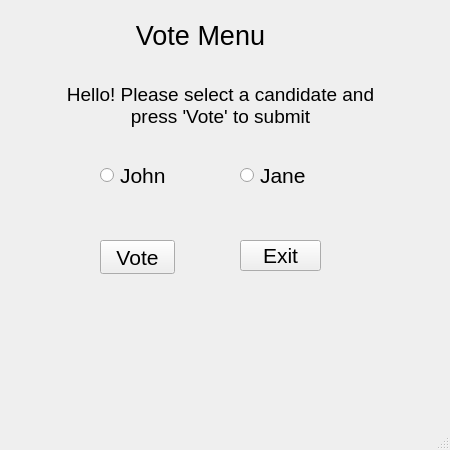
<?xml version="1.0" encoding="UTF-8"?>
<ui version="4.0">
 <class>VoteMenu</class>
 <widget class="QMainWindow" name="VoteMenu">
  <property name="geometry">
   <rect>
    <x>0</x>
    <y>0</y>
    <width>450</width>
    <height>450</height>
   </rect>
  </property>
  <property name="minimumSize">
   <size>
    <width>450</width>
    <height>450</height>
   </size>
  </property>
  <property name="maximumSize">
   <size>
    <width>450</width>
    <height>450</height>
   </size>
  </property>
  <property name="font">
   <font>
    <pointsize>8</pointsize>
   </font>
  </property>
  <property name="windowTitle">
   <string>MainWindow</string>
  </property>
  <widget class="QWidget" name="centralwidget">
   <widget class="QLabel" name="vote_title">
    <property name="geometry">
     <rect>
      <x>50</x>
      <y>10</y>
      <width>301</width>
      <height>51</height>
     </rect>
    </property>
    <property name="font">
     <font>
      <pointsize>20</pointsize>
     </font>
    </property>
    <property name="text">
     <string>Vote Menu</string>
    </property>
    <property name="alignment">
     <set>Qt::AlignCenter</set>
    </property>
   </widget>
   <widget class="QPushButton" name="vote_button">
    <property name="geometry">
     <rect>
      <x>100</x>
      <y>240</y>
      <width>75</width>
      <height>34</height>
     </rect>
    </property>
    <property name="font">
     <font>
      <pointsize>16</pointsize>
     </font>
    </property>
    <property name="text">
     <string>Vote</string>
    </property>
   </widget>
   <widget class="QRadioButton" name="vote_john">
    <property name="geometry">
     <rect>
      <x>100</x>
      <y>160</y>
      <width>67</width>
      <height>30</height>
     </rect>
    </property>
    <property name="font">
     <font>
      <pointsize>16</pointsize>
     </font>
    </property>
    <property name="text">
     <string>John</string>
    </property>
   </widget>
   <widget class="QRadioButton" name="vote_jane">
    <property name="geometry">
     <rect>
      <x>240</x>
      <y>160</y>
      <width>66</width>
      <height>30</height>
     </rect>
    </property>
    <property name="font">
     <font>
      <pointsize>16</pointsize>
     </font>
    </property>
    <property name="text">
     <string>Jane</string>
    </property>
   </widget>
   <widget class="QLabel" name="intro_label">
    <property name="geometry">
     <rect>
      <x>60</x>
      <y>70</y>
      <width>321</width>
      <height>71</height>
     </rect>
    </property>
    <property name="font">
     <font>
      <pointsize>14</pointsize>
     </font>
    </property>
    <property name="text">
     <string>Hello! Please select a candidate and press 'Vote' to submit</string>
    </property>
    <property name="alignment">
     <set>Qt::AlignCenter</set>
    </property>
    <property name="wordWrap">
     <bool>true</bool>
    </property>
   </widget>
   <widget class="QLabel" name="exit_label">
    <property name="geometry">
     <rect>
      <x>40</x>
      <y>290</y>
      <width>371</width>
      <height>121</height>
     </rect>
    </property>
    <property name="font">
     <font>
      <pointsize>15</pointsize>
     </font>
    </property>
    <property name="text">
     <string/>
    </property>
    <property name="alignment">
     <set>Qt::AlignCenter</set>
    </property>
    <property name="wordWrap">
     <bool>true</bool>
    </property>
   </widget>
   <widget class="QPushButton" name="exit_button_2">
    <property name="geometry">
     <rect>
      <x>240</x>
      <y>240</y>
      <width>81</width>
      <height>31</height>
     </rect>
    </property>
    <property name="font">
     <font>
      <pointsize>16</pointsize>
     </font>
    </property>
    <property name="text">
     <string>Exit</string>
    </property>
   </widget>
  </widget>
  <widget class="QStatusBar" name="statusbar"/>
 </widget>
 <resources/>
 <connections/>
</ui>
